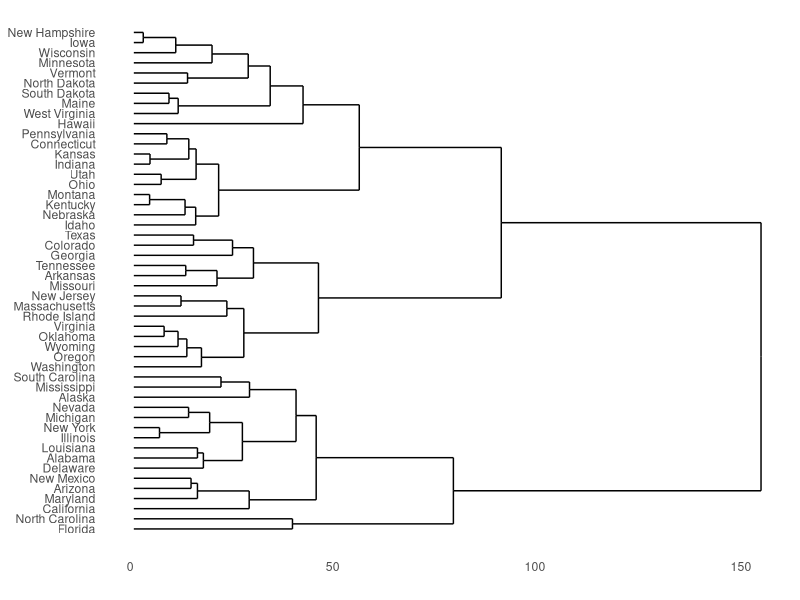

Generate this figure with R:
library(tidyverse)
library(ggdendro)

## Based on
## https://cran.r-project.org/web/packages/ggdendro/vignettes/ggdendro.html

hc <- hclust(dist(USArrests), "ave")
plot(ggdendrogram(hc, rotate=TRUE, size=2))
name_set <- rownames(USArrests)

groups <- purrr::reduce2(.x=hc$merge[,1], .y=hc$merge[,2], .init=c(),
                         .f=function(acc, left, right) {
    get_name <- function(x) {
        if (x < 0) { name_set[-x] } else { acc[x] }
    }
    c(acc, paste0("(", get_name(left), " + ", get_name(right), ")"))
})

groups[1:10]
